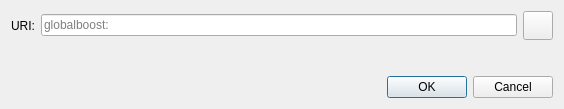
<?xml version="1.0" encoding="UTF-8"?>
<ui version="4.0">
 <class>OpenURIDialog</class>
 <widget class="QDialog" name="OpenURIDialog">
  <property name="geometry">
   <rect>
    <x>0</x>
    <y>0</y>
    <width>564</width>
    <height>109</height>
   </rect>
  </property>
  <property name="windowTitle">
   <string>Open globalboost URI</string>
  </property>
  <layout class="QVBoxLayout" name="verticalLayout">
   <item>
    <layout class="QHBoxLayout" name="horizontalLayout">
     <item>
      <widget class="QLabel" name="label">
       <property name="text">
        <string>URI:</string>
       </property>
      </widget>
     </item>
     <item>
      <widget class="QValidatedLineEdit" name="uriEdit">
       <property name="placeholderText">
        <string notr="true">globalboost:</string>
       </property>
      </widget>
     </item>
     <item>
      <widget class="QToolButton" name="pasteButton">
       <property name="toolTip">
        <string extracomment="Tooltip text for button that allows you to paste an address that is in your clipboard.">Paste address from clipboard</string>
       </property>
       <property name="text">
        <string/>
       </property>
       <property name="icon">
        <iconset resource="../globalboost.qrc">
         <normaloff>:/icons/editpaste</normaloff>:/icons/editpaste
        </iconset>
       </property>
       <property name="iconSize">
        <size>
         <width>22</width>
         <height>22</height>
        </size>
       </property>
      </widget>
     </item>
    </layout>
   </item>
   <item>
    <spacer name="verticalSpacer">
     <property name="orientation">
      <enum>Qt::Vertical</enum>
     </property>
     <property name="sizeHint" stdset="0">
      <size>
       <width>20</width>
       <height>40</height>
      </size>
     </property>
    </spacer>
   </item>
   <item>
    <widget class="QDialogButtonBox" name="buttonBox">
     <property name="orientation">
      <enum>Qt::Horizontal</enum>
     </property>
     <property name="standardButtons">
      <set>QDialogButtonBox::Cancel|QDialogButtonBox::Ok</set>
     </property>
    </widget>
   </item>
  </layout>
 </widget>
 <customwidgets>
  <customwidget>
   <class>QValidatedLineEdit</class>
   <extends>QLineEdit</extends>
   <header>qt/qvalidatedlineedit.h</header>
  </customwidget>
 </customwidgets>
 <resources/>
 <connections>
  <connection>
   <sender>buttonBox</sender>
   <signal>accepted()</signal>
   <receiver>OpenURIDialog</receiver>
   <slot>accept()</slot>
   <hints>
    <hint type="sourcelabel">
     <x>248</x>
     <y>254</y>
    </hint>
    <hint type="destinationlabel">
     <x>157</x>
     <y>274</y>
    </hint>
   </hints>
  </connection>
  <connection>
   <sender>buttonBox</sender>
   <signal>rejected()</signal>
   <receiver>OpenURIDialog</receiver>
   <slot>reject()</slot>
   <hints>
    <hint type="sourcelabel">
     <x>316</x>
     <y>260</y>
    </hint>
    <hint type="destinationlabel">
     <x>286</x>
     <y>274</y>
    </hint>
   </hints>
  </connection>
 </connections>
</ui>
